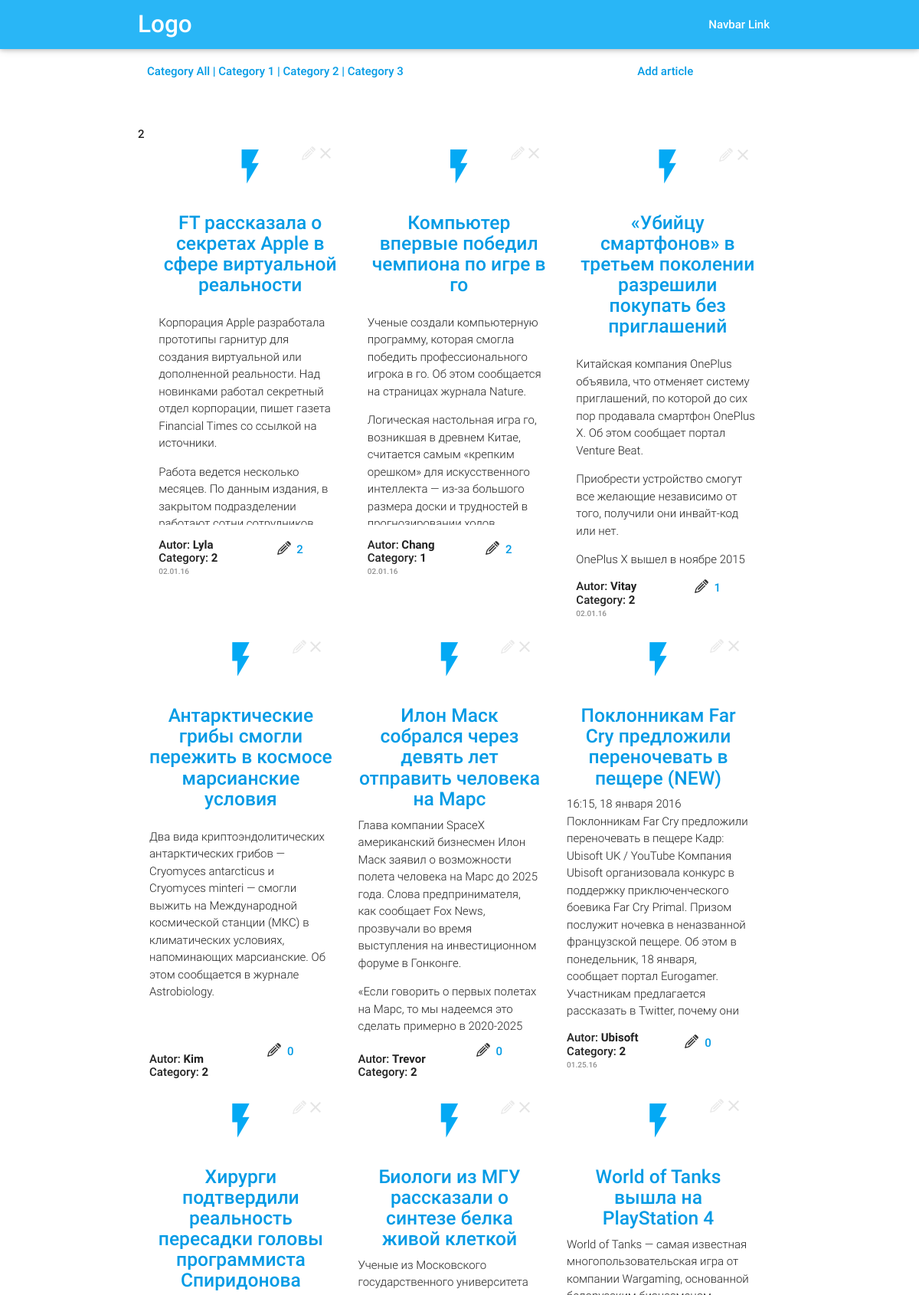
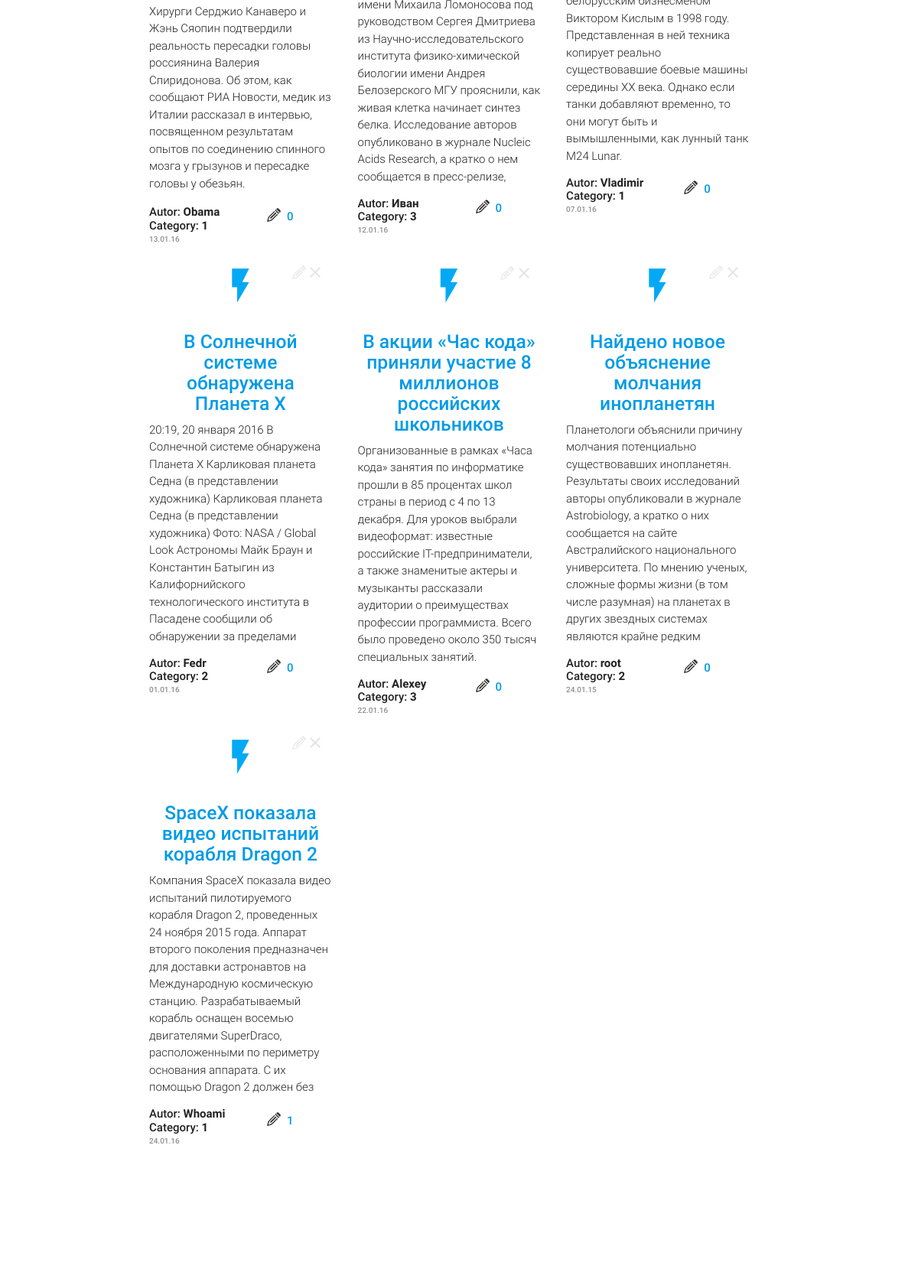
Screenshot of /index.php/articles (upper part) with the database file from the repository (2 pictures, top to bottom).
### tables this page shows
CREATE TABLE `articles` (
  `article_id` int(11) NOT NULL AUTO_INCREMENT,
  `title` tinytext,
  `category` int(11) DEFAULT NULL,
  `read` int(11) DEFAULT NULL,
  `autor` varchar(45) DEFAULT NULL,
  `text` text,
  `date` varchar(45) DEFAULT NULL,
  `iddddd` int(11) DEFAULT NULL,
  PRIMARY KEY (`article_id`)
);

### articles.php (the view, shortened to what this page needs)
<nav style="position: fixed; top: 0%; z-index: 5;" class="light-blue lighten-1" role="navigation">
	<div class="nav-wrapper container"><a id="logo-container" href="#" class="brand-logo">Logo</a>
		<ul class="right hide-on-med-and-down">
			<li><a href="#">Navbar Link</a></li>
		</ul>
	</div>
</nav>
<div id="tools">
	<div style="margin-top: 10%;" id="category">
		<a href="http://localhost/index.php/articles">Category All |</a>
		<a href="http://localhost/index.php/articlescategory/id/1">Category 1 |</a>
		<a href="http://localhost/index.php/articlescategory/id/2">Category 2 |</a>
		<a href="http://localhost/index.php/articlescategory/id/3">Category 3 </a>
	</div>
	<a id="new_article" href="addArticle">Add article</a>
</div>
<div  style="margin-top: 5%;
margin-bottom: 15%;" class="container">
<?php
$dbh = new PDO('mysql:host=localhost;dbname=project1','root', 'root');
$dbh->exec('SET NAMES utf8');
$slctArticles = " SELECT
`article_id`,
`title`,
COUNT(rate.id) AS likes,
GROUP_CONCAT(users.login SEPARATOR '|') AS liked_by
FROM `project1`.`articles`
LEFT JOIN rate
ON articles.article_id = rate.article
LEFT JOIN users
ON rate.user = users.id
GROUP BY articles.article_id
";
$articlesQuery = $dbh->query($slctArticles);
while ($row = $articlesQuery->fetch(PDO::FETCH_OBJ))  {
	$articles[] = $row;
}
$per = 12;
echo $articles[$per]->likes;
?>
<?php
if (
	$Module == 'articles' ) {
	$Param1 = "SELECT `article_id`, `title`,`autor`,`text`, `category`, `date`
FROM `project1`.`articles`
ORDER BY `article_id` DESC;";
}
  $dbh = new PDO('mysql:host=localhost;dbname=project1','root', 'root');
  $dbh->exec('SET NAMES utf8');
  $slct = $Param1;
  $assoc_res = $dbh->query($slct);
  while ( $row = $assoc_res->fetch(PDO::FETCH_ASSOC)) {
  	?>
  	<div class="col s12 m4 article_block">
  		<div class="icon-block">
  			<h2 class="center light-blue-text"><i class="material-icons">flash_on</i></h2>
  			<h5 class="center"><a target="blank" href="http://localhost/index.php/viewArticle?id=<?php echo $row['article_id']; ?>">  <?php echo $row['title']; ?>  </a> </h5>
  			<div id="article_text" class="light"> <?php echo $row['text']; ?></div>
  		</div>
  		<p id="article_autor" >Autor: <b><?php echo $row['autor']; ?> </b></p>
  		<p id="article_cat" >Category: <b><?php echo $row['category']; ?> </b></p>
  		<div id="article_date"><?php echo $row['date']; ?></div>
  		<div id="del_article"> <a href="http://localhost/index.php/deleteArticle?id=<?php echo $row['article_id']; ?>"><img src="../img/ic_close_black_24dp_2x.png" height="24" width="24" alt=""></a>  </div>
  		<div id="edit_article"> <a href="http://localhost/index.php/editArticle?id=<?php echo $row['article_id']; ?>"><img src="../img/pen-pencil-write-letter-512.png" height="18" width="18" alt=""></a>  </div>
  		<a class="like_btn" href="http://localhost/like.php?type=article&id=<?php echo $row['article_id'];?>">
  			<?php
  			$a = $row['article_id'] - 1;
  			echo $articles[$a]->likes; ?></a>
  		</div>
  		<?php }  ?>
  	</div>

### index.php (shortened to what this page needs)
<!DOCTYPE html>
<html>
<head>
	<link href="css/materialize.css" type="text/css" rel="stylesheet" media="screen,projection"/>
	<link href="css/style.css" type="text/css" rel="stylesheet" media="screen,projection"/>
	<link href="../../css/materialize.css" type="text/css" rel="stylesheet" media="screen,projection"/>
	<link href="../../../../css/materialize.css" type="text/css" rel="stylesheet" media="screen,projection"/>
	<link href="css/materialize.css" type="text/css" rel="stylesheet" media="screen,projection"/>
	<link rel="stylesheet" href="../../css/style.css">
	<link rel="stylesheet" href="../../css/articles.style.css">
	<link rel="stylesheet" href="../../../../css/articles.style.css">
	<link rel="stylesheet" href="/css/style.css">
</head>
<body>
	<?php
	if ($_SERVER['REQUEST_URI'] == '/') {
		$Page = 'index';
		$Module = 'index';
	} else {
		$URL_Path = parse_url($_SERVER['REQUEST_URI'], PHP_URL_PATH);
		$URL_Parts = explode('/', trim($URL_Path, '/'));
		$Page = array_shift($URL_Parts);
		$Module = array_shift($URL_Parts);
	}
	if ($Page == 'index') include('start.php');
	else if ($Page == 'login') include('login.php');
	else if ($Module == 'registry') include('registry.php');
	else if ($Module == 'addArticle') include('addArticle.php');
	else if ($Module == 'deleteArticle') include('deleteArticle.php');
	else if ($Module == 'editArticle') include('editArticle.php');
	else if ($Module == 'viewArticle') include('viewArticle.php');
	else if ($Page == 'account') include('account.php');
	else if ($Module == 'articles') include('articles.php');
	else if ($Module == 'articlescategory') include('articles.php');
	?>
</body>
</html>

### css/style.css (style rules this page uses)
h5 a { text-decoration: none; transition: all 0.2s linear; }
.icon-block { padding: 0 15px; }
.icon-block .material-icons { font-size: inherit; }

### css/articles.style.css (style rules this page uses)
.icon-block { padding: 0 15px; }
.icon-block .material-icons { font-size: inherit; }
#tools { width: 68%; margin: 0 auto; }
#category { width: 68%; margin: 0 auto; display: inline-block; }
#new_article { display: inline-block; width: 20%; position: relative; left: 10%; }
.article_block { width: 32%; text-align: center; display: inline-block; vertical-align: top; }
#article_date { font-size: 10px; text-align: left; padding-left: 15px; opacity: .5; margin-top: 4px; }
#article_autor { text-align: left; padding-left: 15px; margin-bottom: 0px; }
#article_cat { text-align: left; padding-left: 15px; margin-bottom: 0px; margin-top: 0px; line-height: 12px; }
#article_text { text-align: left; max-height: 290px; overflow: hidden; }
.article_block { position: relative; z-index: 2; }
#del_article { height: 24px; width: 24px; position: absolute; top: 4%; left: 82%; opacity: .1; cursor: pointer; transition: all 0.2s linear; }
#edit_article { height: 24px; width: 24px; position: absolute; top: 4.5%; left: 74%; opacity: .1; cursor: pointer; transition: all 0.2s linear; }
.like_btn { position: absolute; top: 92%; left: 63%; height: 30px; width: 60px; background: url(../img/pen-pencil-write-letter-512.png); background-repeat: no-repeat; background-size: 30%; }

### rows the page displays
articles: title "FT рассказала о секретах Apple в сфере виртуальной реальности", text "Корпорация Apple разработала прототипы гарнитур для создания виртуальной или дополненной реальности. Над новинками работал секретный отдел корпорации, пишет газета Financial Times со ссылкой на источники. Работа ведется несколько месяцев. По данным издания, в закрытом подразделении…", autor "Lyla", category "2", date "02.01.16", likes "2"
articles: title "Компьютер впервые победил чемпиона по игре в го", text "Ученые создали компьютерную программу, которая смогла победить профессионального игрока в го. Об этом сообщается на страницах журнала Nature. Логическая настольная игра го, возникшая в древнем Китае, считается самым «крепким орешком» для искусственного интеллекта — из-за большого размера доски и трудностей в…", autor "Chang", category "1", date "02.01.16", likes "2"
articles: title "«Убийцу смартфонов» в третьем поколении разрешили покупать без приглашений", text "Китайская компания OnePlus объявила, что отменяет систему приглашений, по которой до сих пор продавала смартфон OnePlus X. Об этом сообщает портал Venture Beat. Приобрести устройство смогут все желающие независимо от того, получили они инвайт-код или нет. OnePlus X вышел в ноябре 2015…", autor "Vitay", category "2", date "02.01.16", likes "1"
articles: title "Антарктические грибы смогли пережить в космосе марсианские условия", text "Два вида криптоэндолитических антарктических грибов — Cryomyces antarcticus и Cryomyces minteri — смогли выжить на Международной космической станции (МКС) в климатических условиях, напоминающих марсианские. Об этом сообщается в журнале Astrobiology.", autor "Kim", category "2", likes "0"
articles: title "Илон Маск собрался через девять лет отправить человека на Марс", text "Глава компании SpaceX американский бизнесмен Илон Маск заявил о возможности полета человека на Марс до 2025 года. Слова предпринимателя, как сообщает Fox News, прозвучали во время выступления на инвестиционном форуме в Гонконге. «Если говорить о первых полетах на Марс, то мы надеемся это сделать примерно в 2020-2025…", autor "Trevor", category "2", likes "0"
articles: title "Поклонникам Far Cry предложили переночевать в пещере (NEW)", text "16:15, 18 января 2016 Поклонникам Far Cry предложили переночевать в пещере Кадр: Ubisoft UK / YouTube Компания Ubisoft организовала конкурс в поддержку приключенческого боевика Far Cry Primal. Призом послужит ночевка в неназванной французской пещере. Об этом в понедельник, 18 января, сообщает портал Eurogamer. Участникам предлагается рассказать в Twitter, почему они…", autor "Ubisoft", category "2", date "01.25.16", likes "0"
articles: title "Хирурги подтвердили реальность пересадки головы программиста Спиридонова", text "Хирурги Серджио Канаверо и Жэнь Сяопин подтвердили реальность пересадки головы россиянина Валерия Спиридонова. Об этом, как сообщают РИА Новости, медик из Италии рассказал в интервью, посвященном результатам опытов по соединению спинного мозга у грызунов и пересадке головы у обезьян.", autor "Obama", category "1", date "13.01.16", likes "0"
articles: title "Биологи из МГУ рассказали о синтезе белка живой клеткой", text "Ученые из Московского государственного университета имени Михаила Ломоносова под руководством Сергея Дмитриева из Научно-исследовательского института физико-химической биологии имени Андрея Белозерского МГУ прояснили, как живая клетка начинает синтез белка. Исследование авторов опубликовано в журнале Nucleic Acids Research, а кратко о нем сообщается в пресс-релизе,…", autor "Иван", category "3", date "12.01.16", likes "0"
articles: title "World of Tanks вышла на PlayStation 4", text "World of Tanks — самая известная многопользовательская игра от компании Wargaming, основанной белорусским бизнесменом Виктором Кислым в 1998 году. Представленная в ней техника копирует реально существовавшие боевые машины середины XX века. Однако если танки добавляют временно, то они могут быть и вымышленными, как лунный танк M24 Lunar.", autor "Vladimir", category "1", date "07.01.16", likes "0"
articles: title "В Солнечной системе обнаружена Планета X", text "20:19, 20 января 2016 В Солнечной системе обнаружена Планета X Карликовая планета Седна (в представлении художника) Карликовая планета Седна (в представлении художника) Фото: NASA / Global Look Астрономы Майк Браун и Константин Батыгин из Калифорнийского технологического института в Пасадене сообщили об обнаружении за пределами…", autor "Fedr", category "2", date "01.01.16", likes "0"
articles: title "В акции «Час кода» приняли участие 8 миллионов российских школьников", text "Организованные в рамках «Часа кода» занятия по информатике прошли в 85 процентах школ страны в период с 4 по 13 декабря. Для уроков выбрали видеоформат: известные российские IT-предприниматели, а также знаменитые актеры и музыканты рассказали аудитории о преимуществах профессии программиста. Всего было проведено около 350 тысяч специальных занятий.", autor "Alexey", category "3", date "22.01.16", likes "0"
articles: title "Найдено новое объяснение молчания инопланетян", text "Планетологи объяснили причину молчания потенциально существовавших инопланетян. Результаты своих исследований авторы опубликовали в журнале Astrobiology, а кратко о них сообщается на сайте Австралийского национального университета. По мнению ученых, сложные формы жизни (в том числе разумная) на планетах в других звездных системах являются крайне редким…", autor "root", category "2", date "24.01.15", likes "0"
articles: title "SpaceX показала видео испытаний корабля Dragon 2", text "Компания SpaceX показала видео испытаний пилотируемого корабля Dragon 2, проведенных 24 ноября 2015 года. Аппарат второго поколения предназначен для доставки астронавтов на Международную космическую станцию. Разрабатываемый корабль оснащен восемью двигателями SuperDraco, расположенными по периметру основания аппарата. С их помощью Dragon 2 должен без…", autor "Whoami", category "1", date "24.01.16", article_id "1"

### other values shown
$articles[$per]->likes "2"
